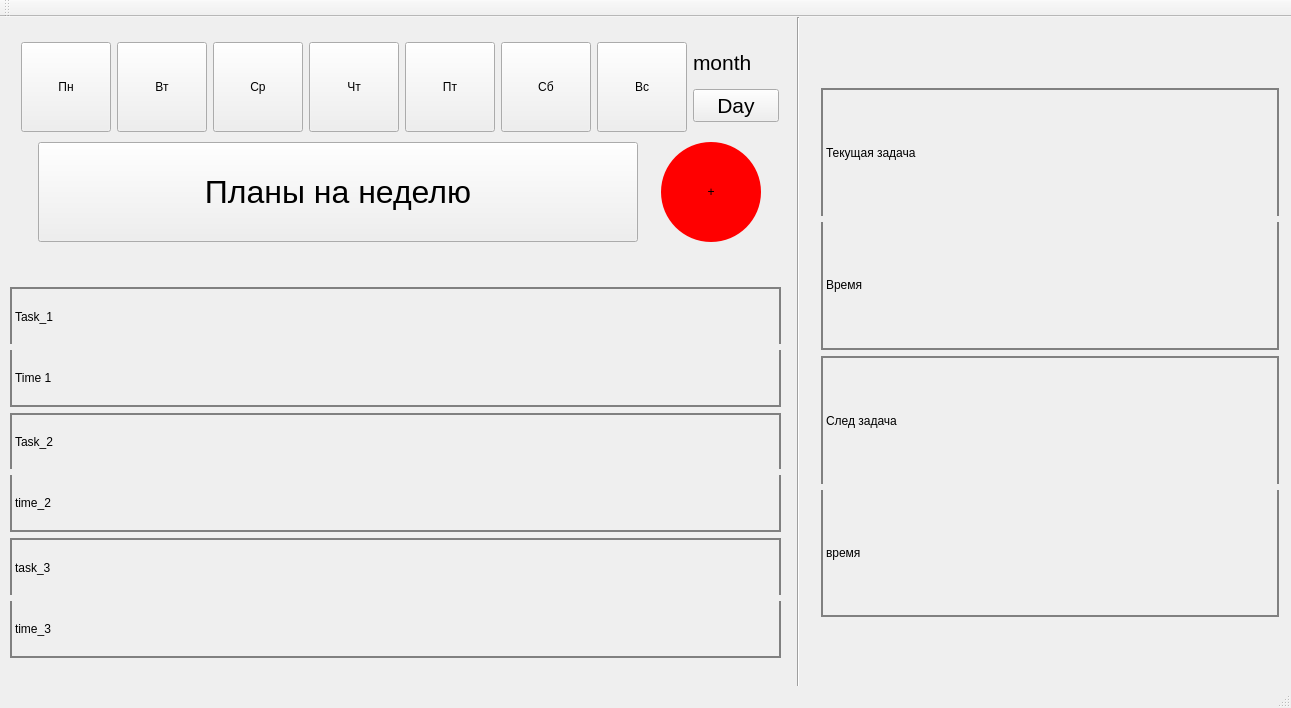
<?xml version="1.0" encoding="UTF-8"?>
<ui version="4.0">
 <class>MainWindow</class>
 <widget class="QMainWindow" name="MainWindow">
  <property name="geometry">
   <rect>
    <x>0</x>
    <y>0</y>
    <width>1291</width>
    <height>708</height>
   </rect>
  </property>
  <property name="windowTitle">
   <string>MainWindow</string>
  </property>
  <widget class="QWidget" name="centralWidget">
   <widget class="QWidget" name="layoutWidget">
    <property name="geometry">
     <rect>
      <x>10</x>
      <y>10</y>
      <width>780</width>
      <height>231</height>
     </rect>
    </property>
    <layout class="QVBoxLayout" name="verticalLayout_2">
     <item>
      <layout class="QHBoxLayout" name="horizontalLayout_2">
       <property name="sizeConstraint">
        <enum>QLayout::SetDefaultConstraint</enum>
       </property>
       <item>
        <layout class="QHBoxLayout" name="horizontalLayout">
         <item>
          <widget class="QPushButton" name="button_pon">
           <property name="enabled">
            <bool>true</bool>
           </property>
           <property name="sizePolicy">
            <sizepolicy hsizetype="Fixed" vsizetype="Fixed">
             <horstretch>90</horstretch>
             <verstretch>90</verstretch>
            </sizepolicy>
           </property>
           <property name="minimumSize">
            <size>
             <width>90</width>
             <height>90</height>
            </size>
           </property>
           <property name="baseSize">
            <size>
             <width>90</width>
             <height>90</height>
            </size>
           </property>
           <property name="styleSheet">
            <string notr="true">font: 75 16pt &quot;MS Shell Dlg 2&quot;;</string>
           </property>
           <property name="text">
            <string>Пн</string>
           </property>
          </widget>
         </item>
         <item>
          <widget class="QPushButton" name="button_vtor">
           <property name="sizePolicy">
            <sizepolicy hsizetype="Fixed" vsizetype="Fixed">
             <horstretch>90</horstretch>
             <verstretch>90</verstretch>
            </sizepolicy>
           </property>
           <property name="minimumSize">
            <size>
             <width>90</width>
             <height>90</height>
            </size>
           </property>
           <property name="styleSheet">
            <string notr="true">font: 75 16pt &quot;MS Shell Dlg 2&quot;;</string>
           </property>
           <property name="text">
            <string>Вт</string>
           </property>
          </widget>
         </item>
         <item>
          <widget class="QPushButton" name="button_sreda">
           <property name="sizePolicy">
            <sizepolicy hsizetype="Fixed" vsizetype="Fixed">
             <horstretch>0</horstretch>
             <verstretch>0</verstretch>
            </sizepolicy>
           </property>
           <property name="minimumSize">
            <size>
             <width>90</width>
             <height>90</height>
            </size>
           </property>
           <property name="styleSheet">
            <string notr="true">font: 75 16pt &quot;MS Shell Dlg 2&quot;;</string>
           </property>
           <property name="text">
            <string>Ср</string>
           </property>
          </widget>
         </item>
         <item>
          <widget class="QPushButton" name="button_chetv">
           <property name="sizePolicy">
            <sizepolicy hsizetype="Fixed" vsizetype="Fixed">
             <horstretch>0</horstretch>
             <verstretch>0</verstretch>
            </sizepolicy>
           </property>
           <property name="minimumSize">
            <size>
             <width>90</width>
             <height>90</height>
            </size>
           </property>
           <property name="styleSheet">
            <string notr="true">font: 75 16pt &quot;MS Shell Dlg 2&quot;;</string>
           </property>
           <property name="text">
            <string>Чт</string>
           </property>
          </widget>
         </item>
         <item>
          <widget class="QPushButton" name="button_pyatn">
           <property name="sizePolicy">
            <sizepolicy hsizetype="Fixed" vsizetype="Fixed">
             <horstretch>0</horstretch>
             <verstretch>0</verstretch>
            </sizepolicy>
           </property>
           <property name="minimumSize">
            <size>
             <width>90</width>
             <height>90</height>
            </size>
           </property>
           <property name="styleSheet">
            <string notr="true">font: 75 16pt &quot;MS Shell Dlg 2&quot;;</string>
           </property>
           <property name="text">
            <string>Пт</string>
           </property>
          </widget>
         </item>
         <item>
          <widget class="QPushButton" name="button_subb">
           <property name="sizePolicy">
            <sizepolicy hsizetype="Fixed" vsizetype="Fixed">
             <horstretch>0</horstretch>
             <verstretch>0</verstretch>
            </sizepolicy>
           </property>
           <property name="minimumSize">
            <size>
             <width>90</width>
             <height>90</height>
            </size>
           </property>
           <property name="styleSheet">
            <string notr="true">font: 75 16pt &quot;MS Shell Dlg 2&quot;;</string>
           </property>
           <property name="text">
            <string>Сб</string>
           </property>
          </widget>
         </item>
         <item>
          <widget class="QPushButton" name="button_vsk">
           <property name="sizePolicy">
            <sizepolicy hsizetype="Fixed" vsizetype="Fixed">
             <horstretch>0</horstretch>
             <verstretch>0</verstretch>
            </sizepolicy>
           </property>
           <property name="minimumSize">
            <size>
             <width>90</width>
             <height>90</height>
            </size>
           </property>
           <property name="styleSheet">
            <string notr="true">font: 75 16pt &quot;MS Shell Dlg 2&quot;;</string>
           </property>
           <property name="text">
            <string>Вс</string>
           </property>
          </widget>
         </item>
        </layout>
       </item>
       <item>
        <layout class="QVBoxLayout" name="verticalLayout">
         <item>
          <widget class="QLabel" name="Month">
           <property name="sizePolicy">
            <sizepolicy hsizetype="Preferred" vsizetype="Fixed">
             <horstretch>0</horstretch>
             <verstretch>0</verstretch>
            </sizepolicy>
           </property>
           <property name="font">
            <font>
             <family>MS Shell Dlg 2</family>
             <pointsize>16</pointsize>
             <weight>9</weight>
             <italic>false</italic>
             <bold>false</bold>
            </font>
           </property>
           <property name="statusTip">
            <string/>
           </property>
           <property name="styleSheet">
            <string notr="true">font: 75 16pt &quot;MS Shell Dlg 2&quot;;</string>
           </property>
           <property name="text">
            <string>month</string>
           </property>
          </widget>
         </item>
         <item>
          <widget class="QPushButton" name="button_Day">
           <property name="sizePolicy">
            <sizepolicy hsizetype="Preferred" vsizetype="Fixed">
             <horstretch>0</horstretch>
             <verstretch>0</verstretch>
            </sizepolicy>
           </property>
           <property name="font">
            <font>
             <pointsize>16</pointsize>
            </font>
           </property>
           <property name="text">
            <string>Day</string>
           </property>
          </widget>
         </item>
        </layout>
       </item>
      </layout>
     </item>
     <item>
      <layout class="QHBoxLayout" name="horizontalLayout_3">
       <item>
        <widget class="QPushButton" name="button_week">
         <property name="sizePolicy">
          <sizepolicy hsizetype="Fixed" vsizetype="Fixed">
           <horstretch>0</horstretch>
           <verstretch>0</verstretch>
          </sizepolicy>
         </property>
         <property name="minimumSize">
          <size>
           <width>600</width>
           <height>100</height>
          </size>
         </property>
         <property name="font">
          <font>
           <family>MS Shell Dlg 2</family>
           <pointsize>24</pointsize>
           <weight>9</weight>
           <italic>false</italic>
           <bold>false</bold>
          </font>
         </property>
         <property name="styleSheet">
          <string notr="true">font: 75 24pt &quot;MS Shell Dlg 2&quot;;</string>
         </property>
         <property name="text">
          <string>Планы на неделю</string>
         </property>
        </widget>
       </item>
       <item>
        <widget class="QPushButton" name="button_addTask">
         <property name="sizePolicy">
          <sizepolicy hsizetype="Fixed" vsizetype="Fixed">
           <horstretch>0</horstretch>
           <verstretch>0</verstretch>
          </sizepolicy>
         </property>
         <property name="minimumSize">
          <size>
           <width>100</width>
           <height>100</height>
          </size>
         </property>
         <property name="styleSheet">
          <string notr="true">border-radius: 50px;
font: 75 30pt &quot;MS Shell Dlg 2&quot;;
background-color: rgb(255, 0, 0);
</string>
         </property>
         <property name="text">
          <string>+</string>
         </property>
        </widget>
       </item>
      </layout>
     </item>
    </layout>
   </widget>
   <widget class="QWidget" name="layoutWidget">
    <property name="geometry">
     <rect>
      <x>10</x>
      <y>270</y>
      <width>771</width>
      <height>371</height>
     </rect>
    </property>
    <layout class="QVBoxLayout" name="verticalLayout_3">
     <property name="leftMargin">
      <number>0</number>
     </property>
     <property name="topMargin">
      <number>0</number>
     </property>
     <property name="rightMargin">
      <number>0</number>
     </property>
     <property name="bottomMargin">
      <number>0</number>
     </property>
     <item>
      <widget class="QLabel" name="task_1">
       <property name="styleSheet">
        <string notr="true">font: 75 24pt &quot;MS Shell Dlg 2&quot;;
border: 2px solid grey;
border-bottom: 0px;
</string>
       </property>
       <property name="text">
        <string>Task_1</string>
       </property>
      </widget>
     </item>
     <item>
      <widget class="QLabel" name="time_1">
       <property name="styleSheet">
        <string notr="true">font: 18pt &quot;MS Shell Dlg 2&quot;;
border:  2px solid grey;
border-top: 0px;</string>
       </property>
       <property name="text">
        <string>Time 1</string>
       </property>
      </widget>
     </item>
     <item>
      <widget class="QLabel" name="task_2">
       <property name="styleSheet">
        <string notr="true">font: 75 24pt &quot;MS Shell Dlg 2&quot;;
border: 2px solid grey;
border-bottom: 0px;</string>
       </property>
       <property name="text">
        <string>Task_2</string>
       </property>
      </widget>
     </item>
     <item>
      <widget class="QLabel" name="time_2">
       <property name="styleSheet">
        <string notr="true">font: 18pt &quot;MS Shell Dlg 2&quot;;
border: 2px solid grey;
border-top: 0px;</string>
       </property>
       <property name="text">
        <string>time_2</string>
       </property>
      </widget>
     </item>
     <item>
      <widget class="QLabel" name="task_3">
       <property name="styleSheet">
        <string notr="true">font: 75 24pt &quot;MS Shell Dlg 2&quot;;
border: 2px solid grey;
border-bottom: 0px;</string>
       </property>
       <property name="text">
        <string>task_3</string>
       </property>
      </widget>
     </item>
     <item>
      <widget class="QLabel" name="time_3">
       <property name="styleSheet">
        <string notr="true">font: 18pt &quot;MS Shell Dlg 2&quot;;
border: 2px solid grey;
border-top: 0px;</string>
       </property>
       <property name="text">
        <string>time_3</string>
       </property>
      </widget>
     </item>
    </layout>
   </widget>
   <widget class="Line" name="line">
    <property name="geometry">
     <rect>
      <x>783</x>
      <y>0</y>
      <width>31</width>
      <height>681</height>
     </rect>
    </property>
    <property name="font">
     <font>
      <pointsize>40</pointsize>
      <weight>75</weight>
      <bold>true</bold>
      <kerning>false</kerning>
     </font>
    </property>
    <property name="orientation">
     <enum>Qt::Vertical</enum>
    </property>
   </widget>
   <widget class="QWidget" name="layoutWidget">
    <property name="geometry">
     <rect>
      <x>810</x>
      <y>60</y>
      <width>480</width>
      <height>551</height>
     </rect>
    </property>
    <layout class="QVBoxLayout" name="verticalLayout_6">
     <item>
      <layout class="QVBoxLayout" name="verticalLayout_4">
       <item>
        <widget class="QLabel" name="curr_task">
         <property name="styleSheet">
          <string notr="true">font: 36pt &quot;MS Shell Dlg 2&quot;;
border: 2px solid grey;
border-bottom: 0px;</string>
         </property>
         <property name="text">
          <string>Текущая задача</string>
         </property>
        </widget>
       </item>
       <item>
        <widget class="QLabel" name="time_curr_task">
         <property name="styleSheet">
          <string notr="true">font: 26pt &quot;MS Shell Dlg 2&quot;;
border: 2px solid grey;
border-top: 0px;</string>
         </property>
         <property name="text">
          <string>Время</string>
         </property>
        </widget>
       </item>
      </layout>
     </item>
     <item>
      <layout class="QHBoxLayout" name="horizontalLayout_4">
       <item>
        <layout class="QVBoxLayout" name="verticalLayout_5">
         <item>
          <widget class="QLabel" name="next_task">
           <property name="sizePolicy">
            <sizepolicy hsizetype="Preferred" vsizetype="Preferred">
             <horstretch>0</horstretch>
             <verstretch>0</verstretch>
            </sizepolicy>
           </property>
           <property name="minimumSize">
            <size>
             <width>0</width>
             <height>0</height>
            </size>
           </property>
           <property name="styleSheet">
            <string notr="true">font: 75 20pt &quot;MS Shell Dlg 2&quot;;
border: 2px solid grey;
border-bottom: 0px;
</string>
           </property>
           <property name="text">
            <string>След задача</string>
           </property>
          </widget>
         </item>
         <item>
          <widget class="QLabel" name="time_next_task">
           <property name="styleSheet">
            <string notr="true">font: 16pt &quot;MS Shell Dlg 2&quot;;
border: 2px solid grey;
border-top: 0px;</string>
           </property>
           <property name="text">
            <string>время</string>
           </property>
          </widget>
         </item>
        </layout>
       </item>
      </layout>
     </item>
    </layout>
   </widget>
  </widget>
  <widget class="QMenuBar" name="menuBar">
   <property name="geometry">
    <rect>
     <x>0</x>
     <y>0</y>
     <width>1291</width>
     <height>26</height>
    </rect>
   </property>
  </widget>
  <widget class="QToolBar" name="mainToolBar">
   <attribute name="toolBarArea">
    <enum>TopToolBarArea</enum>
   </attribute>
   <attribute name="toolBarBreak">
    <bool>false</bool>
   </attribute>
  </widget>
  <widget class="QStatusBar" name="statusBar"/>
 </widget>
 <layoutdefault spacing="6" margin="11"/>
 <resources/>
 <connections/>
</ui>
